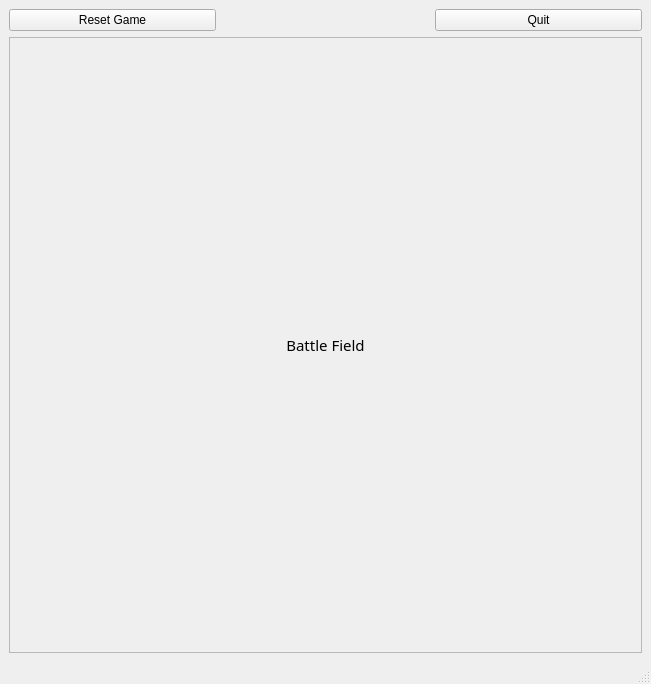
<?xml version="1.0" encoding="UTF-8"?>
<ui version="4.0">
 <class>Battleship</class>
 <widget class="QMainWindow" name="Battleship">
  <property name="geometry">
   <rect>
    <x>0</x>
    <y>0</y>
    <width>651</width>
    <height>684</height>
   </rect>
  </property>
  <property name="sizePolicy">
   <sizepolicy hsizetype="MinimumExpanding" vsizetype="MinimumExpanding">
    <horstretch>0</horstretch>
    <verstretch>0</verstretch>
   </sizepolicy>
  </property>
  <property name="windowTitle">
   <string>Battleship</string>
  </property>
  <property name="windowIcon">
   <iconset>
    <normaloff>pictures/hi48-app-battleship.png</normaloff>pictures/hi48-app-battleship.png</iconset>
  </property>
  <widget class="QWidget" name="centralwidget">
   <layout class="QVBoxLayout">
    <property name="spacing">
     <number>6</number>
    </property>
    <property name="leftMargin">
     <number>9</number>
    </property>
    <property name="topMargin">
     <number>9</number>
    </property>
    <property name="rightMargin">
     <number>9</number>
    </property>
    <property name="bottomMargin">
     <number>9</number>
    </property>
    <item>
     <layout class="QGridLayout">
      <property name="leftMargin">
       <number>0</number>
      </property>
      <property name="topMargin">
       <number>0</number>
      </property>
      <property name="rightMargin">
       <number>0</number>
      </property>
      <property name="bottomMargin">
       <number>0</number>
      </property>
      <property name="spacing">
       <number>6</number>
      </property>
      <item row="0" column="2">
       <widget class="QPushButton" name="pushButtonQuit">
        <property name="text">
         <string>Quit</string>
        </property>
       </widget>
      </item>
      <item row="0" column="0">
       <widget class="QPushButton" name="pushButtonResetGame">
        <property name="text">
         <string>Reset Game</string>
        </property>
       </widget>
      </item>
      <item row="0" column="1">
       <spacer>
        <property name="orientation">
         <enum>Qt::Horizontal</enum>
        </property>
        <property name="sizeHint" stdset="0">
         <size>
          <width>40</width>
          <height>20</height>
         </size>
        </property>
       </spacer>
      </item>
      <item row="1" column="0" colspan="3">
       <widget class="QFrame" name="frame">
        <property name="sizePolicy">
         <sizepolicy hsizetype="MinimumExpanding" vsizetype="MinimumExpanding">
          <horstretch>1</horstretch>
          <verstretch>1</verstretch>
         </sizepolicy>
        </property>
        <property name="minimumSize">
         <size>
          <width>631</width>
          <height>350</height>
         </size>
        </property>
        <property name="frameShape">
         <enum>QFrame::StyledPanel</enum>
        </property>
        <property name="frameShadow">
         <enum>QFrame::Raised</enum>
        </property>
        <layout class="QGridLayout">
         <property name="leftMargin">
          <number>9</number>
         </property>
         <property name="topMargin">
          <number>9</number>
         </property>
         <property name="rightMargin">
          <number>9</number>
         </property>
         <property name="bottomMargin">
          <number>9</number>
         </property>
         <property name="spacing">
          <number>6</number>
         </property>
         <item row="0" column="0">
          <widget class="QLabel" name="label">
           <property name="font">
            <font>
             <family>Sans Serif</family>
             <pointsize>11</pointsize>
             <weight>50</weight>
             <italic>false</italic>
             <bold>false</bold>
             <underline>false</underline>
             <strikeout>false</strikeout>
            </font>
           </property>
           <property name="text">
            <string>Battle Field</string>
           </property>
           <property name="alignment">
            <set>Qt::AlignCenter</set>
           </property>
          </widget>
         </item>
         <item row="1" column="0">
          <layout class="QGridLayout" name="gridLayout_board">
           <property name="leftMargin">
            <number>0</number>
           </property>
           <property name="topMargin">
            <number>0</number>
           </property>
           <property name="rightMargin">
            <number>0</number>
           </property>
           <property name="bottomMargin">
            <number>0</number>
           </property>
           <property name="spacing">
            <number>0</number>
           </property>
          </layout>
         </item>
        </layout>
       </widget>
      </item>
     </layout>
    </item>
   </layout>
  </widget>
  <widget class="QStatusBar" name="statusbar"/>
  <action name="actionHost_network_game">
   <property name="enabled">
    <bool>false</bool>
   </property>
   <property name="text">
    <string>Host network game</string>
   </property>
  </action>
  <action name="actionQuit">
   <property name="text">
    <string>Quit</string>
   </property>
  </action>
  <action name="actionLicense">
   <property name="text">
    <string>License</string>
   </property>
  </action>
  <action name="actionJoin_network_game">
   <property name="enabled">
    <bool>false</bool>
   </property>
   <property name="text">
    <string>Join network game</string>
   </property>
  </action>
  <action name="actionStart_local_game">
   <property name="text">
    <string>Single Player</string>
   </property>
   <property name="shortcut">
    <string/>
   </property>
  </action>
  <action name="actionAbout">
   <property name="text">
    <string>About</string>
   </property>
  </action>
  <action name="actionManual">
   <property name="text">
    <string>Manual</string>
   </property>
  </action>
  <action name="actionSound_on">
   <property name="checkable">
    <bool>true</bool>
   </property>
   <property name="checked">
    <bool>true</bool>
   </property>
   <property name="text">
    <string>Sound on</string>
   </property>
  </action>
 </widget>
 <resources/>
 <connections>
  <connection>
   <sender>actionQuit</sender>
   <signal>triggered()</signal>
   <receiver>Battleship</receiver>
   <slot>close()</slot>
   <hints>
    <hint type="sourcelabel">
     <x>-1</x>
     <y>-1</y>
    </hint>
    <hint type="destinationlabel">
     <x>356</x>
     <y>288</y>
    </hint>
   </hints>
  </connection>
  <connection>
   <sender>pushButtonQuit</sender>
   <signal>clicked()</signal>
   <receiver>Battleship</receiver>
   <slot>close()</slot>
   <hints>
    <hint type="sourcelabel">
     <x>763</x>
     <y>60</y>
    </hint>
    <hint type="destinationlabel">
     <x>796</x>
     <y>30</y>
    </hint>
   </hints>
  </connection>
  <connection>
   <sender>actionStart_local_game</sender>
   <signal>triggered()</signal>
   <receiver>pushButtonResetGame</receiver>
   <slot>click()</slot>
   <hints>
    <hint type="sourcelabel">
     <x>-1</x>
     <y>-1</y>
    </hint>
    <hint type="destinationlabel">
     <x>126</x>
     <y>60</y>
    </hint>
   </hints>
  </connection>
 </connections>
</ui>
